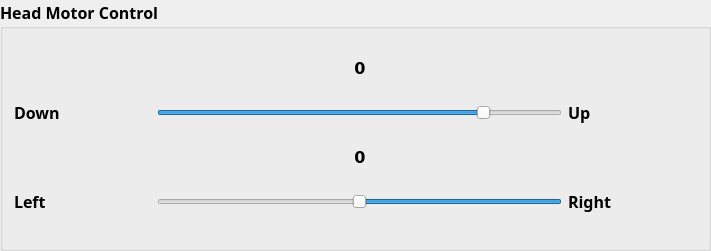
      <widget class="QGroupBox" name="groupBox_6">
       <property name="geometry">
        <rect>
         <x>470</x>
         <y>10</y>
         <width>711</width>
         <height>251</height>
        </rect>
       </property>
       <property name="font">
        <font>
         <family>微軟正黑體</family>
         <pointsize>12</pointsize>
         <weight>75</weight>
         <bold>true</bold>
        </font>
       </property>
       <property name="title">
        <string>Head Motor Control</string>
       </property>
       <widget class="QWidget" name="layoutWidget">
        <property name="geometry">
         <rect>
          <x>14</x>
          <y>41</y>
          <width>691</width>
          <height>191</height>
         </rect>
        </property>
        <layout class="QGridLayout" name="gridLayout_5">
         <item row="3" column="0">
          <widget class="QLabel" name="Head_label_title_left">
           <property name="font">
            <font>
             <family>微軟正黑體</family>
             <pointsize>12</pointsize>
             <weight>75</weight>
             <bold>true</bold>
            </font>
           </property>
           <property name="text">
            <string>Left</string>
           </property>
          </widget>
         </item>
         <item row="0" column="0">
          <spacer name="horizontalSpacer_6">
           <property name="orientation">
            <enum>Qt::Horizontal</enum>
           </property>
           <property name="sizeHint" stdset="0">
            <size>
             <width>58</width>
             <height>20</height>
            </size>
           </property>
          </spacer>
         </item>
         <item row="0" column="4">
          <spacer name="horizontalSpacer_5">
           <property name="orientation">
            <enum>Qt::Horizontal</enum>
           </property>
           <property name="sizeHint" stdset="0">
            <size>
             <width>58</width>
             <height>20</height>
            </size>
           </property>
          </spacer>
         </item>
         <item row="1" column="4">
          <widget class="QLabel" name="Head_label_title_up">
           <property name="font">
            <font>
             <family>微軟正黑體</family>
             <pointsize>12</pointsize>
             <weight>75</weight>
             <bold>true</bold>
            </font>
           </property>
           <property name="text">
            <string>Up</string>
           </property>
          </widget>
         </item>
         <item row="0" column="1">
          <spacer name="horizontalSpacer">
           <property name="orientation">
            <enum>Qt::Horizontal</enum>
           </property>
           <property name="sizeHint" stdset="0">
            <size>
             <width>108</width>
             <height>20</height>
            </size>
           </property>
          </spacer>
         </item>
         <item row="2" column="4">
          <spacer name="horizontalSpacer_8">
           <property name="orientation">
            <enum>Qt::Horizontal</enum>
           </property>
           <property name="sizeHint" stdset="0">
            <size>
             <width>58</width>
             <height>20</height>
            </size>
           </property>
          </spacer>
         </item>
         <item row="2" column="3">
          <spacer name="horizontalSpacer_4">
           <property name="orientation">
            <enum>Qt::Horizontal</enum>
           </property>
           <property name="sizeHint" stdset="0">
            <size>
             <width>128</width>
             <height>20</height>
            </size>
           </property>
          </spacer>
         </item>
         <item row="3" column="4">
          <widget class="QLabel" name="Head_label_title_right">
           <property name="font">
            <font>
             <family>微軟正黑體</family>
             <pointsize>12</pointsize>
             <weight>75</weight>
             <bold>true</bold>
            </font>
           </property>
           <property name="text">
            <string>Right</string>
           </property>
          </widget>
         </item>
         <item row="2" column="1">
          <spacer name="horizontalSpacer_3">
           <property name="orientation">
            <enum>Qt::Horizontal</enum>
           </property>
           <property name="sizeHint" stdset="0">
            <size>
             <width>98</width>
             <height>20</height>
            </size>
           </property>
          </spacer>
         </item>
         <item row="2" column="0">
          <spacer name="horizontalSpacer_7">
           <property name="orientation">
            <enum>Qt::Horizontal</enum>
           </property>
           <property name="sizeHint" stdset="0">
            <size>
             <width>58</width>
             <height>20</height>
            </size>
           </property>
          </spacer>
         </item>
         <item row="0" column="3">
          <spacer name="horizontalSpacer_2">
           <property name="orientation">
            <enum>Qt::Horizontal</enum>
           </property>
           <property name="sizeHint" stdset="0">
            <size>
             <width>128</width>
             <height>20</height>
            </size>
           </property>
          </spacer>
         </item>
         <item row="3" column="1" colspan="3">
          <widget class="QSlider" name="HeadHorizontal_Slider">
           <property name="layoutDirection">
            <enum>Qt::RightToLeft</enum>
           </property>
           <property name="styleSheet">
            <string notr="true"/>
           </property>
           <property name="minimum">
            <number>-90</number>
           </property>
           <property name="maximum">
            <number>90</number>
           </property>
           <property name="pageStep">
            <number>10</number>
           </property>
           <property name="value">
            <number>0</number>
           </property>
           <property name="orientation">
            <enum>Qt::Horizontal</enum>
           </property>
          </widget>
         </item>
         <item row="1" column="0">
          <widget class="QLabel" name="Head_label_title_down">
           <property name="font">
            <font>
             <family>微軟正黑體</family>
             <pointsize>12</pointsize>
             <weight>75</weight>
             <bold>true</bold>
            </font>
           </property>
           <property name="text">
            <string>Down</string>
           </property>
          </widget>
         </item>
         <item row="1" column="1" colspan="3">
          <widget class="QSlider" name="HeadVertical_Slider">
           <property name="minimum">
            <number>-90</number>
           </property>
           <property name="maximum">
            <number>20</number>
           </property>
           <property name="orientation">
            <enum>Qt::Horizontal</enum>
           </property>
          </widget>
         </item>
         <item row="2" column="2">
          <widget class="QLabel" name="HeadHorizontal_label_value">
           <property name="minimumSize">
            <size>
             <width>120</width>
             <height>0</height>
            </size>
           </property>
           <property name="maximumSize">
            <size>
             <width>120</width>
             <height>20</height>
            </size>
           </property>
           <property name="font">
            <font>
             <family>Bitstream Vera Sans</family>
             <pointsize>12</pointsize>
             <weight>75</weight>
             <bold>true</bold>
            </font>
           </property>
           <property name="text">
            <string>0</string>
           </property>
           <property name="alignment">
            <set>Qt::AlignCenter</set>
           </property>
          </widget>
         </item>
         <item row="0" column="2">
          <widget class="QLabel" name="HeadVertical_label_value">
           <property name="minimumSize">
            <size>
             <width>120</width>
             <height>0</height>
            </size>
           </property>
           <property name="maximumSize">
            <size>
             <width>120</width>
             <height>20</height>
            </size>
           </property>
           <property name="font">
            <font>
             <family>Bitstream Vera Sans</family>
             <pointsize>12</pointsize>
             <weight>75</weight>
             <bold>true</bold>
            </font>
           </property>
           <property name="text">
            <string>0</string>
           </property>
           <property name="alignment">
            <set>Qt::AlignCenter</set>
           </property>
          </widget>
         </item>
        </layout>
       </widget>
      </widget>
